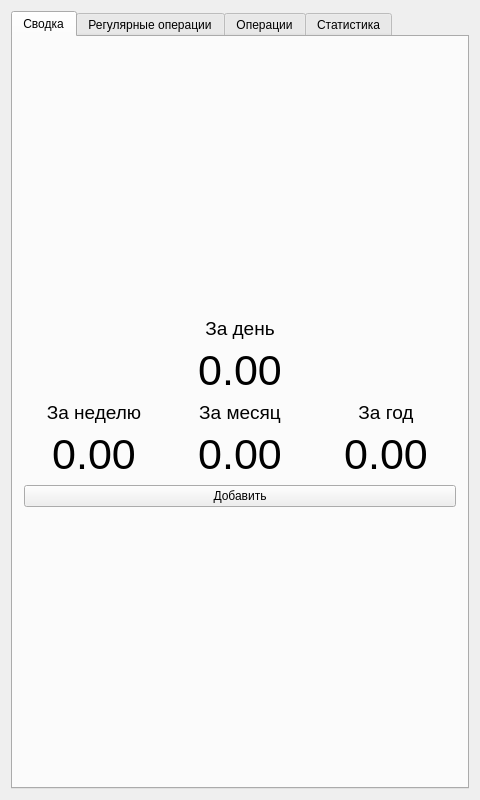
<?xml version="1.0" encoding="UTF-8"?>
<ui version="4.0">
 <class>MainWindow</class>
 <widget class="QMainWindow" name="MainWindow">
  <property name="geometry">
   <rect>
    <x>0</x>
    <y>0</y>
    <width>480</width>
    <height>800</height>
   </rect>
  </property>
  <property name="windowTitle">
   <string>MainWindow</string>
  </property>
  <widget class="QWidget" name="centralWidget">
   <layout class="QVBoxLayout" name="verticalLayout">
    <item>
     <widget class="QTabWidget" name="tabWidget">
      <property name="currentIndex">
       <number>0</number>
      </property>
      <widget class="QWidget" name="tab">
       <attribute name="title">
        <string>Сводка</string>
       </attribute>
       <layout class="QGridLayout" name="gridLayout">
        <item row="4" column="0">
         <widget class="QLabel" name="lblWeek">
          <property name="font">
           <font>
            <pointsize>32</pointsize>
           </font>
          </property>
          <property name="text">
           <string>0.00</string>
          </property>
          <property name="alignment">
           <set>Qt::AlignCenter</set>
          </property>
         </widget>
        </item>
        <item row="3" column="0">
         <widget class="QLabel" name="label_5">
          <property name="font">
           <font>
            <pointsize>14</pointsize>
           </font>
          </property>
          <property name="text">
           <string>За неделю</string>
          </property>
          <property name="alignment">
           <set>Qt::AlignCenter</set>
          </property>
         </widget>
        </item>
        <item row="4" column="2">
         <widget class="QLabel" name="lblYear">
          <property name="font">
           <font>
            <pointsize>32</pointsize>
           </font>
          </property>
          <property name="text">
           <string>0.00</string>
          </property>
          <property name="alignment">
           <set>Qt::AlignCenter</set>
          </property>
         </widget>
        </item>
        <item row="1" column="1">
         <widget class="QLabel" name="label">
          <property name="font">
           <font>
            <pointsize>14</pointsize>
           </font>
          </property>
          <property name="text">
           <string>За день</string>
          </property>
          <property name="alignment">
           <set>Qt::AlignCenter</set>
          </property>
         </widget>
        </item>
        <item row="3" column="1">
         <widget class="QLabel" name="label_3">
          <property name="font">
           <font>
            <pointsize>14</pointsize>
           </font>
          </property>
          <property name="text">
           <string>За месяц</string>
          </property>
          <property name="alignment">
           <set>Qt::AlignCenter</set>
          </property>
         </widget>
        </item>
        <item row="3" column="2">
         <widget class="QLabel" name="label_7">
          <property name="font">
           <font>
            <pointsize>14</pointsize>
           </font>
          </property>
          <property name="text">
           <string>За год</string>
          </property>
          <property name="alignment">
           <set>Qt::AlignCenter</set>
          </property>
         </widget>
        </item>
        <item row="5" column="0" colspan="3">
         <widget class="QPushButton" name="btnAdd">
          <property name="text">
           <string>Добавить</string>
          </property>
         </widget>
        </item>
        <item row="4" column="1">
         <widget class="QLabel" name="lblMonth">
          <property name="font">
           <font>
            <pointsize>32</pointsize>
           </font>
          </property>
          <property name="text">
           <string>0.00</string>
          </property>
          <property name="alignment">
           <set>Qt::AlignCenter</set>
          </property>
         </widget>
        </item>
        <item row="2" column="1">
         <widget class="QLabel" name="lblDay">
          <property name="font">
           <font>
            <pointsize>32</pointsize>
           </font>
          </property>
          <property name="text">
           <string>0.00</string>
          </property>
          <property name="alignment">
           <set>Qt::AlignCenter</set>
          </property>
         </widget>
        </item>
        <item row="6" column="0" colspan="3">
         <spacer name="verticalSpacer_2">
          <property name="orientation">
           <enum>Qt::Vertical</enum>
          </property>
          <property name="sizeHint" stdset="0">
           <size>
            <width>20</width>
            <height>40</height>
           </size>
          </property>
         </spacer>
        </item>
        <item row="0" column="0" colspan="3">
         <spacer name="verticalSpacer">
          <property name="orientation">
           <enum>Qt::Vertical</enum>
          </property>
          <property name="sizeHint" stdset="0">
           <size>
            <width>20</width>
            <height>40</height>
           </size>
          </property>
         </spacer>
        </item>
       </layout>
      </widget>
      <widget class="QWidget" name="tab_2">
       <attribute name="title">
        <string>Регулярные операции</string>
       </attribute>
       <layout class="QVBoxLayout" name="verticalLayout_3">
        <item>
         <widget class="QTableView" name="tblRegular">
          <property name="contextMenuPolicy">
           <enum>Qt::ActionsContextMenu</enum>
          </property>
         </widget>
        </item>
        <item>
         <widget class="QPushButton" name="btnAddRegular">
          <property name="text">
           <string>Добавить</string>
          </property>
         </widget>
        </item>
       </layout>
      </widget>
      <widget class="QWidget" name="tab_3">
       <attribute name="title">
        <string>Операции</string>
       </attribute>
       <layout class="QVBoxLayout" name="verticalLayout_4">
        <item>
         <widget class="QTableView" name="tblOps">
          <property name="contextMenuPolicy">
           <enum>Qt::ActionsContextMenu</enum>
          </property>
         </widget>
        </item>
        <item>
         <widget class="QPushButton" name="btnAddOp">
          <property name="text">
           <string>Добавить</string>
          </property>
         </widget>
        </item>
       </layout>
      </widget>
      <widget class="QWidget" name="tab_4">
       <attribute name="title">
        <string>Статистика</string>
       </attribute>
      </widget>
     </widget>
    </item>
   </layout>
  </widget>
  <action name="actionRemove">
   <property name="text">
    <string>Удалить</string>
   </property>
  </action>
 </widget>
 <layoutdefault spacing="6" margin="11"/>
 <resources/>
 <connections/>
</ui>
